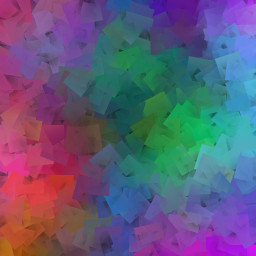
//> input picture imagens/blend1.jpg, 256 x 256 px, given in place of the camera
$ ./motiondetector   (built with g++ and OpenCV 4)
//> lines starting //> are read from the running program, lines starting //| are printed output that depends on the picture
//make motiondetector
//./motiondetector
#include <iostream>
#include <opencv2/opencv.hpp>

using namespace cv;
using namespace std;

int main(int argc, char** argv){
  Mat image;
  int width, height, al = 0;
  VideoCapture cap;
  vector<Mat> planes;
  Mat histR, histG, histB;
  Mat histRs, histGs, histBs;
  int nbins = 64;
  float range[] = {0, 256};
  const float *histrange = { range };
  bool uniform = true;
  bool acummulate = false;

  cap.open(0);

  if(!cap.isOpened()){
    cout << "cameras indisponiveis";
    return -1;
  }

  for(int i=0; i<30; i++)
    cap >> image;
//> image is the input picture: 256 rows x 256 cols, CV_8UC3; mean B, G, R 122.3, 90.9, 96.8

  int histw = nbins, histh = nbins/2;
  Mat histImgR(histh, histw, CV_8UC3, Scalar(0,0,0));
  Mat histImgG(histh, histw, CV_8UC3, Scalar(0,0,0));
  Mat histImgB(histh, histw, CV_8UC3, Scalar(0,0,0));

  split(image, planes);
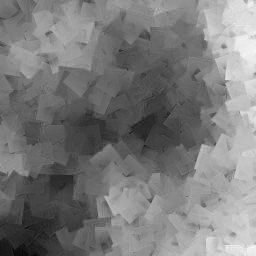
//> planes[0]: 256 rows x 256 cols, CV_8UC1; min 8, max 247, mean 122.3
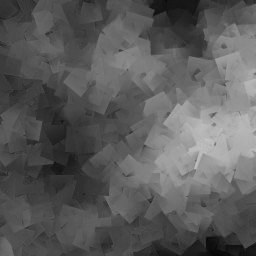
//> planes[1]: 256 rows x 256 cols, CV_8UC1; min 4, max 194, mean 90.9
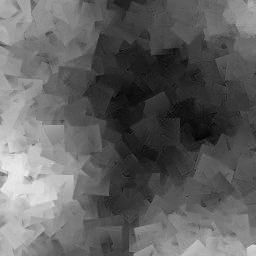
//> planes[2]: 256 rows x 256 cols, CV_8UC1; min 0, max 236, mean 96.8
  calcHist(&planes[0], 1, 0, Mat(), histR, 1, &nbins, &histrange, uniform, acummulate);
//> histR = 64 values, max 2672 at index 25, min 0 at index 0, mean 1024
  calcHist(&planes[1], 1, 0, Mat(), histG, 1, &nbins, &histrange, uniform, acummulate);
//> histG = 64 values, max 3875 at index 19, min 0 at index 0, mean 1024
  calcHist(&planes[2], 1, 0, Mat(), histB, 1, &nbins, &histrange, uniform, acummulate);
//> histB = 64 values, max 2338 at index 21, min 0 at index 60, mean 1024
  normalize(histR, histR, 0, histImgR.rows, NORM_MINMAX, -1, Mat());
//> histR = 64 values, max 32 at index 25, min 0 at index 0, mean 12.26
  normalize(histG, histG, 0, histImgG.rows, NORM_MINMAX, -1, Mat());
//> histG = 64 values, max 32 at index 19, min 0 at index 0, mean 8.46
  normalize(histB, histB, 0, histImgB.rows, NORM_MINMAX, -1, Mat());
//> histB = 64 values, max 32 at index 21, min 0 at index 60, mean 14.02
  histR.copyTo(histRs);
//> histRs has the same summary as histR
  histG.copyTo(histGs);
//> histGs has the same summary as histG
  histB.copyTo(histBs);
//> histBs has the same summary as histB

  width  = cap.get(CV_CAP_PROP_FRAME_WIDTH);
  height = cap.get(CV_CAP_PROP_FRAME_HEIGHT);

  cout << "largura = " << width << endl;
  cout << "altura  = " << height << endl;


  while(1){
    cap >> image;
    split (image, planes);
    calcHist(&planes[0], 1, 0, Mat(), histR, 1, &nbins, &histrange, uniform, acummulate);
    calcHist(&planes[1], 1, 0, Mat(), histG, 1, &nbins, &histrange, uniform, acummulate);
    calcHist(&planes[2], 1, 0, Mat(), histB, 1, &nbins, &histrange, uniform, acummulate);

    normalize(histR, histR, 0, histImgR.rows, NORM_MINMAX, -1, Mat());
    normalize(histG, histG, 0, histImgG.rows, NORM_MINMAX, -1, Mat());
    normalize(histB, histB, 0, histImgB.rows, NORM_MINMAX, -1, Mat());

    histImgR.setTo(Scalar(0));
    histImgG.setTo(Scalar(0));
    histImgB.setTo(Scalar(0));

    for(int i=0; i<nbins; i++){
      line(histImgR,
           Point(i, histh),
           Point(i, histh-cvRound(histR.at<float>(i))),
           Scalar(0, 0, 255), 1, 8, 0);
      line(histImgG,
           Point(i, histh),
           Point(i, histh-cvRound(histG.at<float>(i))),
           Scalar(0, 255, 0), 1, 8, 0);
      line(histImgB,
           Point(i, histh),
           Point(i, histh-cvRound(histB.at<float>(i))),
           Scalar(255, 0, 0), 1, 8, 0);
    }
    histImgR.copyTo(image(Rect(0, 0       ,nbins, histh)));
    histImgG.copyTo(image(Rect(0, histh   ,nbins, histh)));
    histImgB.copyTo(image(Rect(0, 2*histh ,nbins, histh)));

    if(compareHist(histR, histRs, CV_COMP_CORREL) < 0.98 ||
       compareHist(histG, histGs, CV_COMP_CORREL) < 0.98 ||
       compareHist(histB, histBs, CV_COMP_CORREL) < 0.98){
      cout << "Bang! " << ++al << endl;
      histR.copyTo(histRs);
      histG.copyTo(histGs);
      histB.copyTo(histBs);


    }

    imshow("image", image);
    waitKey(42);
  }
  return 0;
}
